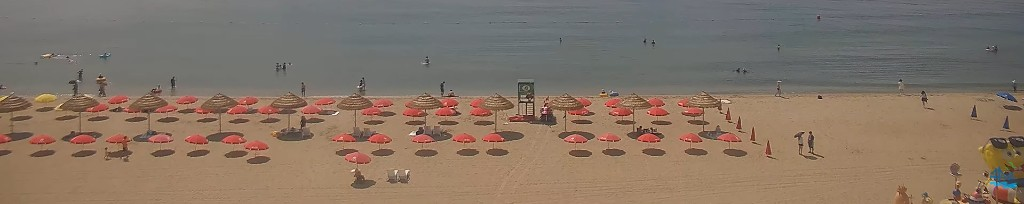
#> input picture vision/input/screenshots/01_wide_full_beach.png, 1024 x 204 px
$ python analyze_for_app.py --image input/screenshots/01_wide_full_beach.png
#> lines starting #> are read from the running program, lines starting #| are printed output that depends on the picture; after the words box and inside, x2 and y2 are one past the last pixel; in counts of white or black regions, pixels touching at a corner belong together
# ============================================================
# Haeundae / Gwangalli crowd-density 앱 연동용 분석 CLI
# stdout 에는 JSON 만 출력합니다. (로그는 stderr)
#
# 예시:
#   python analyze_for_app.py --image input/screenshots/01_wide_full_beach.png
#   python analyze_for_app.py --image ... --zone-id GWANGALLI-ZONE-CENTER
# ============================================================

from __future__ import annotations

import argparse
import json
import sys
import time
from datetime import datetime, timezone
from pathlib import Path

import cv2
import numpy as np
from sahi import AutoDetectionModel
from sahi.predict import get_sliced_prediction

# 같은 폴더의 호모그래피 유틸을 재사용합니다.
from homography_density import (
    DST_METERS,
    SRC_PIXELS,
    build_homography,
    compute_density_per_m2,
    pixels_to_meters,
    polygon_area_m2,
)
from safety_map import (
    CELL_PX,
    OVERLAY_ALPHA,
    build_density_grid_per_m2,
    build_warning_messages,
    count_danger_cells,
    draw_legend,
    draw_warning_banners,
    render_safety_map,
)


ROOT = Path(__file__).resolve().parent
DEFAULT_OUTPUT = ROOT / "output" / "app_bridge"
MODEL_NAME = "yolov8n.pt"
CONFIDENCE = 0.25
UPSCALE = 2.0
SLICE_SIZE = 256
OVERLAP_RATIO = 0.25
GAUSSIAN_KERNEL = 51
HEATMAP_ALPHA = 0.45
DEFAULT_ZONE_ID = "GWANGALLI-ZONE-CENTER"
CAMERA_ID = "vision-sahi-yolov8"


# 이미지 stem → ROI (정규화 0~1). density_heatmap.py 와 동일 계열
ROI_POLYGONS_NORM: dict[str, list[tuple[float, float]]] = {
    "01_wide_full_beach": [(0.0, 0.28), (1.0, 0.28), (1.0, 1.0), (0.0, 1.0)],
    "02_zone_left_bridge": [(0.0, 0.48), (1.0, 0.48), (1.0, 1.0), (0.0, 1.0)],
    "03_zone_center_bridge": [(0.0, 0.48), (1.0, 0.48), (1.0, 1.0), (0.0, 1.0)],
    "04_zone_right_bridge": [(0.0, 0.48), (1.0, 0.48), (1.0, 1.0), (0.0, 1.0)],
    "05_shore_sand_focus_left": [(0.0, 0.08), (1.0, 0.08), (1.0, 1.0), (0.0, 1.0)],
    "06_shore_sand_focus_center": [(0.0, 0.08), (1.0, 0.08), (1.0, 1.0), (0.0, 1.0)],
    "07_shore_sand_focus_right": [(0.0, 0.08), (1.0, 0.08), (1.0, 1.0), (0.0, 1.0)],
}


def eprint(*args):
    print(*args, file=sys.stderr)


# [9 lines left out: function load_calibration, not called in this run]


def make_roi_mask(h: int, w: int, polygon_norm):
    pts = np.array([[int(x * w), int(y * h)] for x, y in polygon_norm], dtype=np.int32)
    mask = np.zeros((h, w), dtype=np.uint8)
    cv2.fillPoly(mask, [pts], 255)
    return mask, pts


# [63 lines left out: functions upscale, detect_people, centers_in_roi, build_heatmap, not called in this run]


def analyze_image(
    image_path: Path,
    zone_id: str,
    calibration_path: Path | None,
    output_dir: Path,
    use_homography_area: bool,
):
    image = cv2.imread(str(image_path))
    if image is None:
        raise FileNotFoundError(f"이미지를 읽을 수 없습니다: {image_path}")

    h, w = image.shape[:2]
    stem = image_path.stem
    polygon_norm = ROI_POLYGONS_NORM.get(
        stem, [(0.0, 0.25), (1.0, 0.25), (1.0, 1.0), (0.0, 1.0)]
    )
    roi_mask, roi_pts = make_roi_mask(h, w, polygon_norm)
    roi_polygon_px = roi_pts.astype(np.float64)

    eprint(f"[vision] model load: {MODEL_NAME}")
    model = AutoDetectionModel.from_pretrained(
        model_type="yolov8",
        model_path=str(ROOT / MODEL_NAME) if (ROOT / MODEL_NAME).exists() else MODEL_NAME,
        confidence_threshold=CONFIDENCE,
        device="cpu",
    )

    upscaled = upscale(image, UPSCALE)
    t0 = time.perf_counter()
    preds = detect_people(model, upscaled)
    elapsed = time.perf_counter() - t0
    centers, scores = centers_in_roi(preds, UPSCALE, roi_mask)
    person_count = len(centers)
    mean_conf = float(np.mean(scores)) if scores else 0.0

    src, dst, field_verified, calib_used = load_calibration(calibration_path)
    H, _ = build_homography(src, dst)
    persons_m = pixels_to_meters(np.array(centers, dtype=np.float64), H) if centers else np.zeros((0, 2))

    metric = compute_density_per_m2(
        np.array(centers, dtype=np.float64) if centers else np.zeros((0, 2)),
        roi_polygon_px,
        H,
    )
    roi_area_m2 = float(metric["roi_area_m2"])
    density_per_m2 = float(metric["density_per_m2"])

    output_dir.mkdir(parents=True, exist_ok=True)
    heatmap = build_heatmap(image, centers, roi_mask)
    cv2.polylines(heatmap, [roi_pts], True, (0, 255, 255), 2)
    for x, y in centers:
        cv2.circle(heatmap, (int(x), int(y)), 3, (255, 255, 255), -1)
    heatmap_name = f"{stem}_app_heatmap.jpg"
    heatmap_path = output_dir / heatmap_name
    cv2.imwrite(str(heatmap_path), heatmap)

    # 안전지도 (40px 격자 + 위험 격자 경고 메시지)
    density_grid, _, _ = build_density_grid_per_m2(
        image.shape, centers, roi_mask, H, CELL_PX
    )
    safety = render_safety_map(image, density_grid, CELL_PX, OVERLAY_ALPHA)
    safety = draw_legend(safety)
    danger_cells = count_danger_cells(density_grid)
    alerts = build_warning_messages(danger_cells)
    if alerts["hasDanger"]:
        eprint(f"[경고][관광객] {alerts['touristMessage']}")
        eprint(f"[경고][관리자] {alerts['managerMessage']}")
        safety = draw_warning_banners(safety, alerts)
    safety_name = f"{stem}_safety_map.jpg"
    safety_dir = ROOT / "output" / "safety_map"
    safety_dir.mkdir(parents=True, exist_ok=True)
    safety_path = safety_dir / safety_name
    cv2.imwrite(str(safety_path), safety)

    measured_at = datetime.now(timezone.utc).isoformat()

    # 앱 DensityInput / CctvFramePayload 호환 필드
    payload = {
        "zoneId": zone_id,
        "measuredAt": measured_at,
        "detectedPeople": person_count,
        "confidence": round(mean_conf, 4),
        "dataSource": "vision_yolo_sahi",
        "isTestData": True,
        "cameras": [
            {
                "cameraId": CAMERA_ID,
                "detectedPeople": person_count,
                "confidence": round(mean_conf, 4),
                "measuredAt": measured_at,
            }
        ],
        "alerts": alerts,
        "vision": {
            "imagePath": str(image_path.resolve()),
            "imageStem": stem,
            "rawDetections": len(preds),
            "roiPersonCount": person_count,
            "meanConfidence": round(mean_conf, 4),
            "inferenceSeconds": round(elapsed, 3),
            "upscale": UPSCALE,
            "sliceSize": SLICE_SIZE,
            "overlapRatio": OVERLAP_RATIO,
            "roiAreaM2Homography": roi_area_m2,
            "densityPerM2Homography": density_per_m2,
            "homographyFieldVerified": field_verified,
            "calibrationPath": calib_used,
            "heatmapPath": str(heatmap_path.resolve()),
            "heatmapRelativePath": f"vision/output/app_bridge/{heatmap_name}",
            "safetyMapPath": str(safety_path.resolve()),
            "safetyMapRelativePath": f"vision/output/safety_map/{safety_name}",
            "maxGridDensityPerM2": float(np.nanmax(density_grid))
            if np.any(~np.isnan(density_grid))
            else 0.0,
            "personCentersPixels": centers,
            "personCentersMeters": persons_m.tolist(),
            "alerts": alerts,
            "note": (
                "호모그래피 면적은 fieldVerified=true 일 때만 앱 유효면적으로 사용하세요. "
                "미검증이면 앱 구역 카탈로그 면적을 사용합니다. "
                "위험(>=6명/m2) 격자가 있으면 alerts 에 관광객/관리자 경고가 포함됩니다."
            ),
        },
    }

    # 실측 캘리브레이션이 검증된 경우에만 앱에 면적을 넘김
    if use_homography_area and field_verified and roi_area_m2 > 0:
        payload["effectiveAreaSquareMeters"] = roi_area_m2

    return payload


def main():
    parser = argparse.ArgumentParser(description="Vision bridge for haeundae-crowd-density")
    parser.add_argument("--image", required=True, help="분석할 이미지 경로")
    parser.add_argument("--zone-id", default=DEFAULT_ZONE_ID)
    parser.add_argument(
        "--calibration",
        default=str(ROOT / "config" / "calibration.json"),
        help="호모그래피 캘리브레이션 JSON 경로",
    )
    parser.add_argument("--output-dir", default=str(DEFAULT_OUTPUT))
    parser.add_argument(
        "--use-homography-area",
        action="store_true",
        help="fieldVerified 캘리브레이션일 때 ROI m2 를 앱에 전달",
    )
    args = parser.parse_args()

    image_path = Path(args.image)
    if not image_path.is_absolute():
        # vision/ 또는 프로젝트 루트 기준 모두 허용
        candidates = [Path.cwd() / image_path, ROOT / image_path, ROOT.parent / image_path]
        for c in candidates:
            if c.exists():
                image_path = c
                break

    calib = Path(args.calibration)
    if not calib.is_absolute():
        for c in [Path.cwd() / calib, ROOT / calib, ROOT / "config" / calib.name]:
            if c.exists():
                calib = c
                break

    try:
        payload = analyze_image(
            image_path=image_path,
            zone_id=args.zone_id,
            calibration_path=calib if calib.exists() else None,
            output_dir=Path(args.output_dir),
            use_homography_area=bool(args.use_homography_area),
        )
#> in analyze_image, image is the input picture: shape (204, 1024, 3); mean B, G, R 102.7, 116.6, 133
#> in make_roi_mask, `cv2.fillPoly(mask, [pts], 255)`:
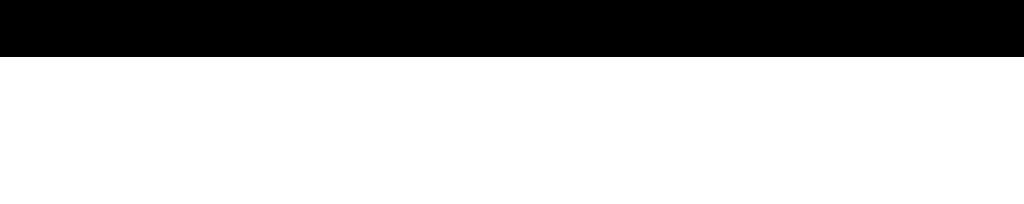
#> mask: shape (204, 1024); 72.1% white; 1 black region, box (x1, y1, x2, y2) and area: (0, 0, 1024, 57) 58368
    except Exception as exc:
        eprint(f"[vision] ERROR: {exc}")
        print(json.dumps({"ok": False, "error": str(exc)}, ensure_ascii=False))
        sys.exit(1)

    # stdout = JSON only (Node 어댑터가 파싱)
    print(json.dumps({"ok": True, **payload}, ensure_ascii=False))


if __name__ == "__main__":
    main()
#> (the call stopped at in analyze_image, `model = AutoDetectionModel.from_pretrained( model_type="yolov8", model..`: sahi is not available in this run)

$ run again, with vision/input/screenshots/04_zone_right_bridge.png copied over vision/input/screenshots/01_wide_full_beach.png
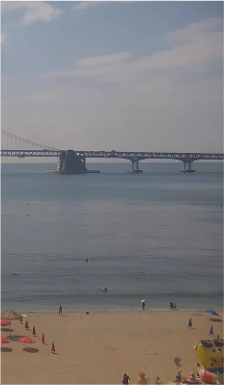
#> input picture vision/input/screenshots/04_zone_right_bridge.png, 225 x 385 px
#> in analyze_image, image is the input picture: shape (385, 225, 3); mean B, G, R 127.3, 125.9, 127.7
#> in make_roi_mask, `cv2.fillPoly(mask, [pts], 255)`:
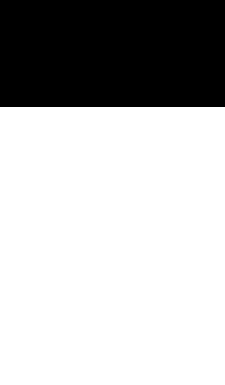
#> mask: shape (385, 225); 72.2% white; 1 black region, box (x1, y1, x2, y2) and area: (0, 0, 225, 107) 24075

$ run again, with vision/input/screenshots/05_shore_sand_focus_left.png copied over vision/input/screenshots/01_wide_full_beach.png
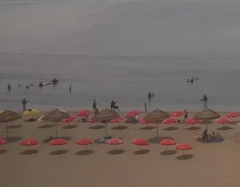
#> input picture vision/input/screenshots/05_shore_sand_focus_left.png, 240 x 187 px
#> in analyze_image, image is the input picture: shape (187, 240, 3); mean B, G, R 100.4, 106.3, 116.6
#> in make_roi_mask, `cv2.fillPoly(mask, [pts], 255)`:
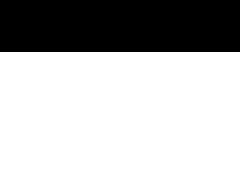
#> mask: shape (187, 240); 72.2% white; 1 black region, box (x1, y1, x2, y2) and area: (0, 0, 240, 52) 12480

$ run again, with vision/input/screenshots/06_shore_sand_focus_center.png copied over vision/input/screenshots/01_wide_full_beach.png
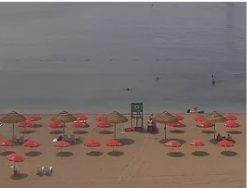
#> input picture vision/input/screenshots/06_shore_sand_focus_center.png, 247 x 188 px
#> in analyze_image, image is the input picture: shape (188, 247, 3); mean B, G, R 106.3, 111.2, 121.6
#> in make_roi_mask, `cv2.fillPoly(mask, [pts], 255)`:
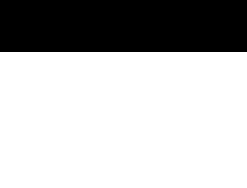
#> mask: shape (188, 247); 72.3% white; 1 black region, box (x1, y1, x2, y2) and area: (0, 0, 247, 52) 12844
